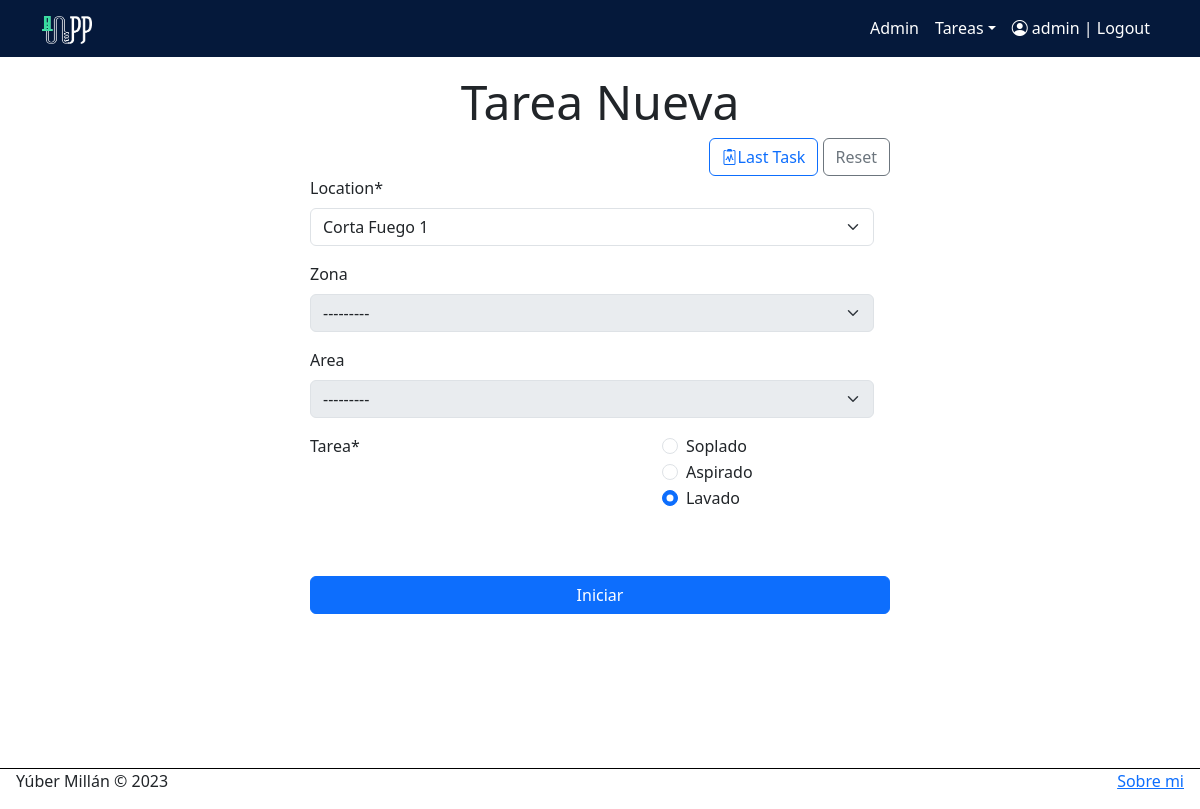
/last_task/ (signed in), run on an earlier commit of the app's database.
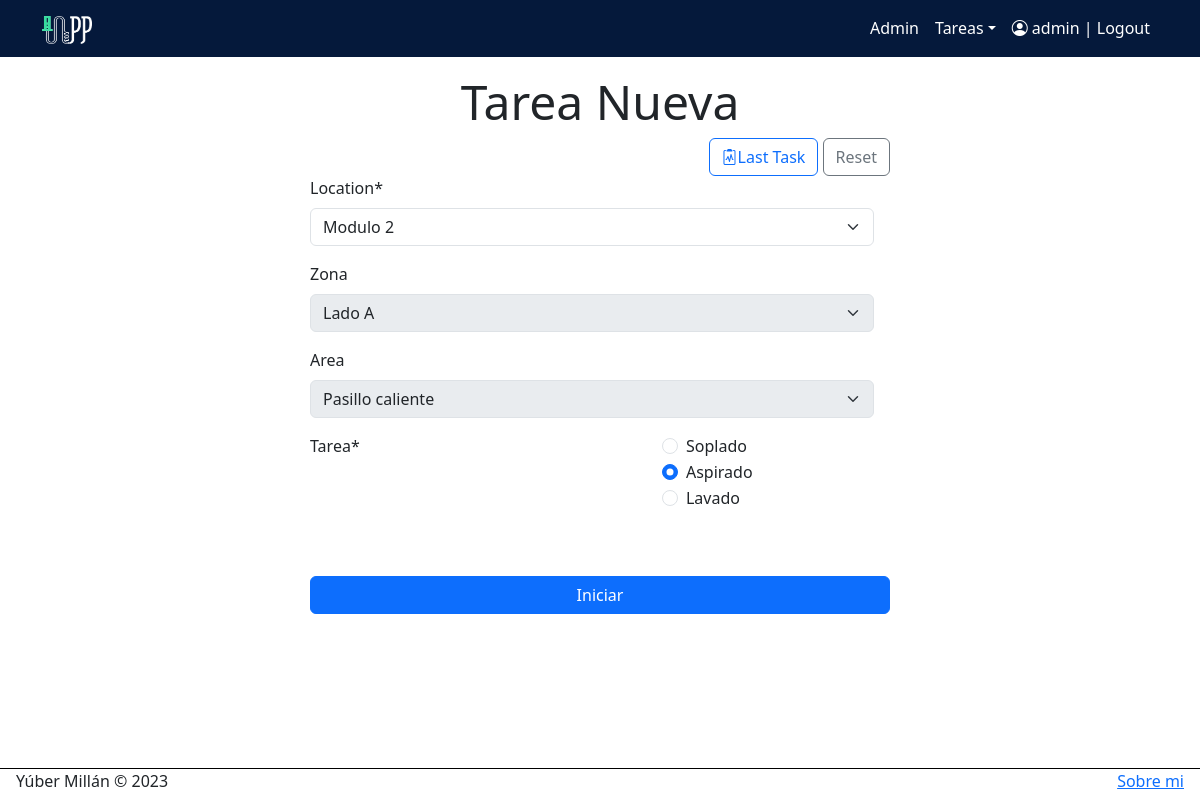
And on a later commit of the database.
### tasks/models.py (models this page shows, shortened)
class Task(models.Model):
    galpon = models.IntegerField(default=1)
    user = models.ForeignKey(User, on_delete=models.CASCADE)
    location = models.CharField(choices=UBICACION, max_length=3)
    zona = models.CharField(choices=ZONAS, max_length=1, blank=True)
    area = models.CharField(choices=AREA, max_length=4, blank=True)
    tarea = models.CharField(choices=TASK, max_length=3, default=None)
    created = models.DateTimeField(auto_now_add=True)
    datecompleted = models.DateTimeField(null=True, blank=True)

### tasks/views.py (the view)
# urls.py: path('last_task/', views.last_task, name='last_task'),
@login_required
def last_task(request):
    if request.method == "GET":
        task = Task.objects.filter(user=request.user).latest('id')
        form = TaskForm(instance=task)
        return render(request, template_name='create_task.html', context={'task': task, 'form': form, 'last_task': True})
    else:
        return render(request, 'create_task.html', {"form": TaskForm, 'last_task': True})

### tasks/forms.py
class TaskForm(forms.ModelForm):
    class Meta:
        model = Task
        fields = ['location', 'zona', 'area', 'tarea']
        widgets = {
        'tarea': forms.RadioSelect(attrs={'class': 'form-check-inline'}),
        }

### tasks/templates/create_task.html (shortened to what this page needs)
{% extends 'base.html' %}
{% block content %}
{% load crispy_forms_tags %}
<h1 class="display-5 text-center">Tarea Nueva</h1>
<form action="/create_task/" method="POST"
  style="display: flex; flex-direction: column; max-width:580px; margin-inline: auto ">
  <div class="d-flex justify-content-end">
    <a class="btn btn-outline-primary" href="{% url 'last_task' %}"><i class="bi bi-clipboard2-pulse"></i>Last Task</a>
    <button type="reset" class="btn btn-outline-secondary">Reset</button>
  </div>
  <div class="form-check-inline">
    {{form | crispy }}
  </div>
  <p><br></p>
  <input class="btn btn-primary" type="submit" value="Iniciar">
</form>
{% endblock %}

What changed in the data, as far as the page shows it:
removed Task: location "Corta Fuego 1", zona "---------", area "---------", tarea "☐ Soplado ☐ Aspirado ☑ Lavado"
added Task: location "Modulo 2", zona "Lado A", area "Pasillo caliente", tarea "☐ Soplado ☑ Aspirado ☐ Lavado"
